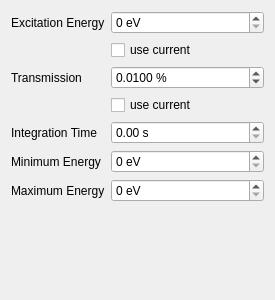
<?xml version="1.0" encoding="UTF-8"?>
<ui version="4.0">
 <class>FormAcqXrf</class>
 <widget class="QWidget" name="FormAcqXrf">
  <property name="geometry">
   <rect>
    <x>0</x>
    <y>0</y>
    <width>275</width>
    <height>300</height>
   </rect>
  </property>
  <property name="windowTitle">
   <string>Form</string>
  </property>
  <layout class="QFormLayout" name="formLayout">
   <property name="fieldGrowthPolicy">
    <enum>QFormLayout::AllNonFixedFieldsGrow</enum>
   </property>
   <item row="0" column="0">
    <widget class="QLabel" name="label">
     <property name="text">
      <string>Excitation Energy</string>
     </property>
    </widget>
   </item>
   <item row="0" column="1">
    <widget class="QSpinBox" name="spinBoxAcqXrfEnergy">
     <property name="suffix">
      <string> eV</string>
     </property>
     <property name="maximum">
      <number>40000</number>
     </property>
    </widget>
   </item>
   <item row="1" column="1">
    <widget class="QCheckBox" name="checkBoxAcqXrfEnergy">
     <property name="text">
      <string>use current</string>
     </property>
    </widget>
   </item>
   <item row="2" column="1">
    <widget class="QDoubleSpinBox" name="doubleSpinBoxAcqXrfTransmissiom">
     <property name="suffix">
      <string> %</string>
     </property>
     <property name="decimals">
      <number>4</number>
     </property>
     <property name="maximum">
      <double>100.000000000000000</double>
     </property>
     <property name="singleStep">
      <double>0.010000000000000</double>
     </property>
     <property name="value">
      <double>0.010000000000000</double>
     </property>
    </widget>
   </item>
   <item row="3" column="1">
    <widget class="QCheckBox" name="checkBoxAcqXrfTransmission">
     <property name="text">
      <string>use current</string>
     </property>
    </widget>
   </item>
   <item row="2" column="0">
    <widget class="QLabel" name="label_5">
     <property name="text">
      <string>Transmission</string>
     </property>
    </widget>
   </item>
   <item row="4" column="1">
    <widget class="QDoubleSpinBox" name="doubleSpinBoxAcqXrfInterval">
     <property name="suffix">
      <string> s</string>
     </property>
    </widget>
   </item>
   <item row="4" column="0">
    <widget class="QLabel" name="label_4">
     <property name="text">
      <string>Integration Time</string>
     </property>
    </widget>
   </item>
   <item row="5" column="1">
    <widget class="QSpinBox" name="spinBoxAcqXrfEnergyMin">
     <property name="suffix">
      <string> eV</string>
     </property>
    </widget>
   </item>
   <item row="5" column="0">
    <widget class="QLabel" name="labelAcqXrfEnergyMin">
     <property name="text">
      <string>Minimum Energy</string>
     </property>
    </widget>
   </item>
   <item row="6" column="1">
    <widget class="QSpinBox" name="spinBoxAcqXrfEnergyMax">
     <property name="suffix">
      <string> eV</string>
     </property>
    </widget>
   </item>
   <item row="6" column="0">
    <widget class="QLabel" name="labelAcqXrfEnergyMax">
     <property name="text">
      <string>Maximum Energy</string>
     </property>
    </widget>
   </item>
  </layout>
 </widget>
 <resources/>
 <connections/>
</ui>
